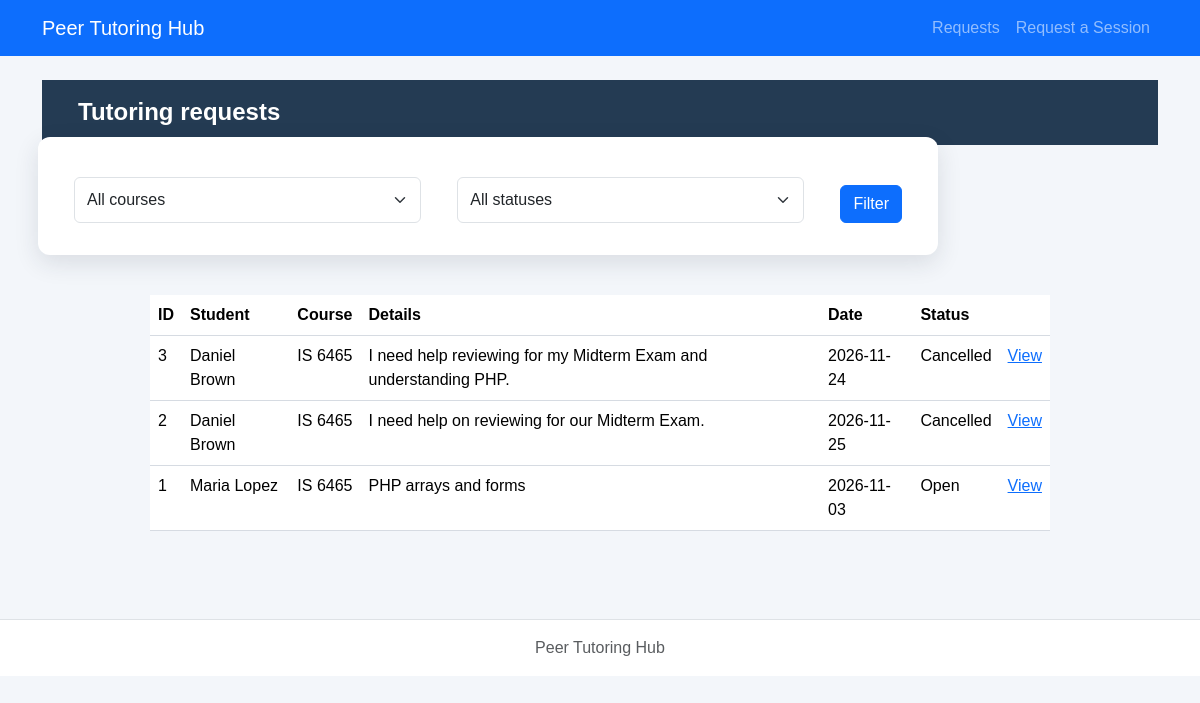
/php/requests.php, run on the app's committed database.
### tables this page shows
CREATE TABLE tutoring_requests (
    request_id INTEGER PRIMARY KEY,
    student_id INTEGER NOT NULL,
    course TEXT NOT NULL,
    topic TEXT NOT NULL,
    preferred_date TEXT NOT NULL,
    preferred_time TEXT NOT NULL,
    status TEXT NOT NULL DEFAULT 'Open'
        CHECK (status IN ('Open', 'Cancelled', 'Assigned', 'Completed')),
    created_at TEXT NOT NULL DEFAULT CURRENT_TIMESTAMP,
    FOREIGN KEY (student_id) REFERENCES students(student_id)
);

CREATE TABLE students (
    student_id INTEGER PRIMARY KEY,
    student_name TEXT NOT NULL,
    student_email TEXT NOT NULL UNIQUE
);

### config/db.php (called while the page is built)
<?php
function openDatabase($path = null) {
    if ($path === null) {
        $path = dirname(__DIR__) . '/database/tutoring.db';
    }
    $pdo = new PDO('sqlite:' . $path);
    $pdo->setAttribute(PDO::ATTR_ERRMODE, PDO::ERRMODE_EXCEPTION);
    $pdo->setAttribute(PDO::ATTR_DEFAULT_FETCH_MODE, PDO::FETCH_ASSOC);
    $pdo->exec('PRAGMA foreign_keys = ON');
    return $pdo;
}

### repositories/requestPDO.php (called while the page is built, shortened)
<?php
function listRequests($pdo, $course = '', $status = '') {
    $sql='SELECT r.*,s.student_name FROM tutoring_requests r JOIN students s ON r.student_id=s.student_id WHERE 1=1';$args=[];
    $sql.=' ORDER BY r.request_id DESC';$stmt=$pdo->prepare($sql);$stmt->execute($args);return $stmt->fetchAll();
}

### services/requestService.php (called while the page is built, shortened)
<?php
require_once dirname(__DIR__).'/repositories/requestPDO.php';
function escapeHtml($v) {return htmlspecialchars((string)$v,ENT_QUOTES,'UTF-8');}
function decodeTopic($topic) {
    $v=json_decode($topic,true);
    return is_array($v)&&isset($v['reason'])&&is_array($v['topics']??null) ? $v : ['reason'=>$topic,'topics'=>[]];
}

### php/requests.php (the view, shortened to what this page needs)
<?php
require_once __DIR__.'/../config/db.php';require_once __DIR__.'/../services/requestService.php';
$course=trim((string)($_GET['course']??''));$status=(string)($_GET['status']??'');
$rows=listRequests(openDatabase(),$course,$status);
require __DIR__.'/../includes/header.php';require __DIR__.'/../includes/nav.php';?>
<main class="container py-4"><h1>Tutoring requests</h1>
<form method="get" class="row g-2 mb-3"><div class="col"><select class="form-select" name="course"><option value="">All courses</option></select></div><div class="col"><select class="form-select" name="status"><option value="">All statuses</option></select></div><div class="col-auto"><button class="btn btn-primary">Filter</button></div></form>
<?php if(!$rows):?><p>No matching requests.</p><?php else:?><table class="table"><thead><tr><th>ID</th><th>Student</th><th>Course</th><th>Details</th><th>Date</th><th>Status</th><th></th></tr></thead><tbody><?php foreach($rows as $r):$topic=decodeTopic($r['topic']);?><tr><td><?= (int)$r['request_id']?></td><td><?=escapeHtml($r['student_name'])?></td><td><?=escapeHtml($r['course'])?></td><td><?=escapeHtml($topic['reason'])?></td><td><?=escapeHtml($r['preferred_date'])?></td><td><?=escapeHtml($r['status'])?></td><td><a href="request-details.php?request_id=<?=(int)$r['request_id']?>">View</a></td></tr><?php endforeach;?></tbody></table><?php endif;?></main><?php require __DIR__.'/../includes/footer.php';?>

### includes/header.php (shortened to what this page needs)
<!doctype html>
<html lang="en">
<head>
  <link href="https://cdn.jsdelivr.net/npm/bootstrap@5.3.3/dist/css/bootstrap.min.css" rel="stylesheet">
  <link rel="stylesheet" href="../css/styles.css">
</head>
<body>

### includes/nav.php
<nav class="navbar navbar-expand-lg navbar-dark bg-primary">
  <div class="container">
    <a class="navbar-brand" href="../index.php">Peer Tutoring Hub</a>
    <div class="navbar-nav">
      <a class="nav-link" href="requests.php">Requests</a>
      <a class="nav-link" href="request-form.php">Request a Session</a>
    </div>
  </div>
</nav>

### includes/footer.php (shortened to what this page needs)
<footer class="border-top mt-5 py-3 text-center text-muted">
  <div class="container">Peer Tutoring Hub</div>
</footer>
</body>
</html>

### css/styles.css (style rules this page uses)
* { box-sizing: border-box; }
body { margin: 0; min-height: 100vh; font-family: Arial, Helvetica, sans-serif; color: #1f2937; background-color: #f3f6fa; }
h1 { margin: 0; padding: 18px 36px; color: #ffffff; font-size: 24px; font-weight: 700; background-color: #243b53; }
main form { max-width: 900px; margin: 42px auto; padding: 32px; display: grid; grid-template-columns: 1fr 1fr; gap: 18px 28px; background-color: #ffffff; border-radius: 12px; box-shadow: 0 8px 24px rgba(31, 41, 55, 0.12); }
main form input:not([type="checkbox"]):not([type="radio"]), main form select, main form textarea { width: 100%; min-height: 46px; padding: 10px 14px; color: #374151; font: inherit; background-color: #ffffff; border: 1px solid #aeb8c5; border-radius: 8px; }
main form button { grid-column: 1 / -1; grid-row: 6; justify-self: start; margin-top: 8px; padding: 13px 26px; color: #ffffff; font-size: 16px; font-weight: 700; background-color: #d60000; border: 0; border-radius: 8px; cursor: pointer; }
table { width: calc(100% - 80px); max-width: 900px; margin: 40px auto; border-collapse: collapse; background-color: #ffffff; }
th, td { padding: 14px 16px; text-align: left; border-bottom: 1px solid #d6dbe2; }
th { background-color: #eef1f4; }
footer { padding: 22px; color: #52606d; text-align: center; background-color: #ffffff; border-top: 1px solid #d6dbe2; }

### data on the page
tutoring_requests: request_id "3", student.student_name "Daniel Brown", course "IS 6465", topic "I need help reviewing for my Midterm Exam and understanding PHP.", preferred_date "2026-11-24", status "Cancelled"
tutoring_requests: request_id "2", student.student_name "Daniel Brown", course "IS 6465", topic "I need help on reviewing for our Midterm Exam.", preferred_date "2026-11-25", status "Cancelled"
tutoring_requests: request_id "1", student.student_name "Maria Lopez", course "IS 6465", topic "PHP arrays and forms", preferred_date "2026-11-03", status "Open"
